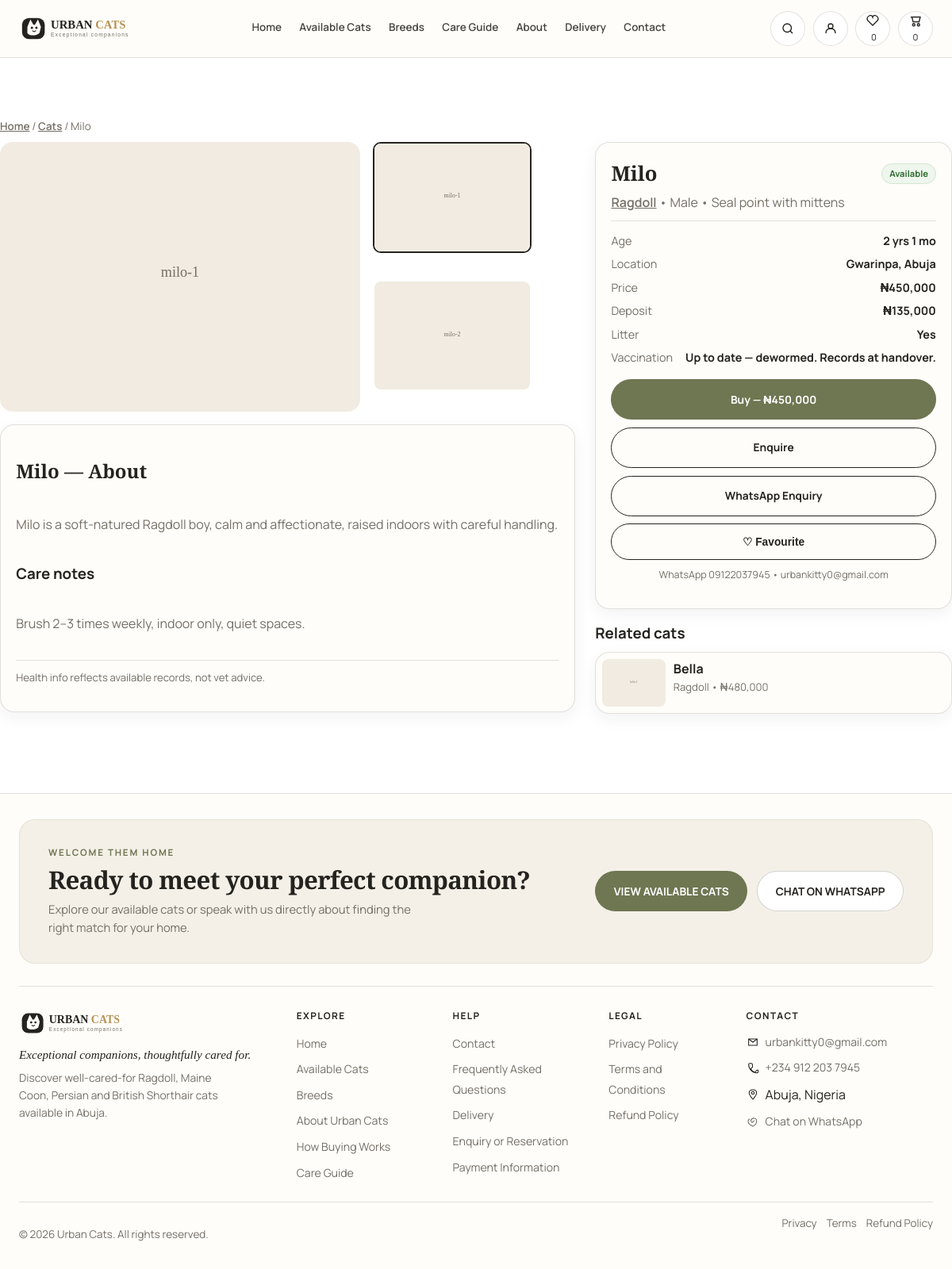
Page /cat.php?slug=milo-ragdoll-male on the committed database.
### tables this page shows
CREATE TABLE `cats` (
  `id` INT UNSIGNED AUTO_INCREMENT PRIMARY KEY,
  `breed_id` INT UNSIGNED NOT NULL,
  `name` VARCHAR(80) NOT NULL,
  `slug` VARCHAR(100) NOT NULL UNIQUE,
  `sex` ENUM('male','female') NOT NULL,
  `date_of_birth` DATE NOT NULL,
  `colour` VARCHAR(80) NOT NULL,
  `location` VARCHAR(120) NOT NULL,
  `price` DECIMAL(10,2) NOT NULL COMMENT 'Price in NGN',
  `deposit_amount` DECIMAL(10,2) DEFAULT NULL,
  `purchase_mode` ENUM('full','deposit','enquiry') NOT NULL DEFAULT 'full',
  `availability` ENUM('available','reserved','sold','coming_soon') NOT NULL DEFAULT 'available',
  `is_featured` TINYINT(1) NOT NULL DEFAULT 0,
  `is_active` TINYINT(1) NOT NULL DEFAULT 1,
  `personality` VARCHAR(255) NOT NULL,
  `vaccination_status` VARCHAR(255) NOT NULL,
  `health_notes` VARCHAR(255) NOT NULL,
  `litter_trained` TINYINT(1) NOT NULL DEFAULT 1,
  `feeding_info` VARCHAR(255) DEFAULT NULL,
  `parent_info` VARCHAR(255) DEFAULT NULL,
  `description` TEXT NOT NULL,
  `care_notes` TEXT NOT NULL,
  `created_at` TIMESTAMP DEFAULT CURRENT_TIMESTAMP,
  `updated_at` TIMESTAMP DEFAULT CURRENT_TIMESTAMP ON UPDATE CURRENT_TIMESTAMP,
  FOREIGN KEY (`breed_id`) REFERENCES `breeds`(`id`) ON DELETE CASCADE,
  INDEX (`availability`), INDEX (`breed_id`), INDEX (`price`)
);

CREATE TABLE `cat_images` (
  `id` INT UNSIGNED AUTO_INCREMENT PRIMARY KEY,
  `cat_id` INT UNSIGNED NOT NULL,
  `image_path` VARCHAR(255) NOT NULL,
  `is_primary` TINYINT(1) NOT NULL DEFAULT 0,
  `sort_order` INT NOT NULL DEFAULT 0,
  `created_at` TIMESTAMP DEFAULT CURRENT_TIMESTAMP,
  FOREIGN KEY (`cat_id`) REFERENCES `cats`(`id`) ON DELETE CASCADE
);

CREATE TABLE `breeds` (
  `id` INT UNSIGNED AUTO_INCREMENT PRIMARY KEY,
  `slug` VARCHAR(80) NOT NULL UNIQUE,
  `name` VARCHAR(80) NOT NULL,
  `short_description` VARCHAR(255) NOT NULL,
  `description` TEXT NOT NULL,
  `temperament` VARCHAR(255) NOT NULL,
  `grooming` VARCHAR(255) NOT NULL,
  `activity_level` VARCHAR(100) NOT NULL,
  `size_info` VARCHAR(150) NOT NULL,
  `family_compatibility` VARCHAR(255) NOT NULL,
  `care_notes` TEXT NOT NULL,
  `image` VARCHAR(255) DEFAULT NULL,
  `created_at` TIMESTAMP DEFAULT CURRENT_TIMESTAMP,
  `updated_at` TIMESTAMP DEFAULT CURRENT_TIMESTAMP ON UPDATE CURRENT_TIMESTAMP
);

CREATE TABLE `site_settings` (
  `setting_key` VARCHAR(100) PRIMARY KEY,
  `setting_value` TEXT NOT NULL,
  `updated_at` TIMESTAMP DEFAULT CURRENT_TIMESTAMP ON UPDATE CURRENT_TIMESTAMP
);

### config/config.php (called while the page is built)
<?php
return [
    'db' => ['host'=>'127.0.0.1','name'=>'urban_cats','user'=>'root','pass'=>'','charset'=>'utf8mb4'],
    'site' => ['name'=>'Urban Cats','base_url'=>'http://localhost/urbancat'],
    'security' => ['session_name'=>'urbancats_sess','csrf_token_name'=>'csrf_token'],
    'upload' => [
        'max_bytes'=>4*1024*1024,
        'allowed_mimes'=>['image/jpeg','image/png','image/webp'],
        'allowed_ext'=>['jpg','jpeg','png','webp'],
        'dir'=>__DIR__.'/../uploads/cats',
        'url_prefix'=>'uploads/cats',
        'thumb_w'=>600,
    ],
    'contact' => ['to_email'=>'urbankitty0@gmail.com','whatsapp_number'=>'2349122037945'],
    'paystack' => ['public_key'=>'pk_test_placeholder','secret_key'=>'sk_test_placeholder','webhook_secret'=>'whsec_placeholder','currency'=>'NGN'],
    'app' => ['env'=>'development'],
];

### includes/helpers.php (called while the page is built, shortened)
<?php
function e(string $s): string {return htmlspecialchars($s, ENT_QUOTES|ENT_SUBSTITUTE,'UTF-8');}
function base_url(string $p=''):string{static $b=null;if($b===null){$cfg=require __DIR__.'/../config/config.php';$b=rtrim($cfg['site']['base_url'],'/'); }return $b.($p?'/'.ltrim($p,'/'):'');}
function asset(string $p):string{return base_url($p);}
function setting(PDO $pdo,string $k,string $d=''):string{static $c=[];if(isset($c[$k]))return $c[$k];try{$s=$pdo->prepare('SELECT setting_value FROM site_settings WHERE setting_key=?');$s->execute([$k]);$v=$s->fetchColumn();$c[$k]=$v!==false?(string)$v:$d;return $c[$k];}catch(Throwable $e){return $d;}}
function format_price(float $n):string{return '₦'.number_format($n,0);}
function age_from_dob(string $dob):string{$b=new DateTime($dob);$n=new DateTime();$df=$n->diff($b);if($df->y>0)return $df->y.' yr'.($df->y>1?'s':'').($df->m?' '.$df->m.' mo':'');if($df->m>0)return $df->m.' month'.($df->m>1?'s':'');return $df->d.' day'.($df->d!=1?'s':'');}

### includes/functions_catalog.php (called while the page is built, shortened)
<?php
function get_cat_by_slug(PDO $pdo,string $slug):?array{$s=$pdo->prepare("SELECT c.*, b.name as breed_name, b.slug as breed_slug FROM cats c JOIN breeds b ON b.id=c.breed_id WHERE c.slug=?");$s->execute([$slug]);$r=$s->fetch();return $r?:null;}
function cat_images(PDO $pdo,int $id):array{$s=$pdo->prepare("SELECT * FROM cat_images WHERE cat_id=? ORDER BY is_primary DESC, sort_order ASC, id ASC");$s->execute([$id]);return $s->fetchAll();}
function primary_image(PDO $pdo,int $id):string{$imgs=cat_images($pdo,$id);if($imgs)return $imgs[0]['image_path'];return 'assets/images/cats/placeholder.svg';}
function format_availability(string $a):string{return match($a){'available'=>'Available','reserved'=>'Reserved','sold'=>'Sold','coming_soon'=>'Coming Soon',default=>$a};}
function availability_class(string $a):string{return 'badge--'.str_replace('_','-',$a);}

### includes/bootstrap.php (called while the page is built, shortened)
<?php
$config=require __DIR__.'/../config/config.php';
require __DIR__.'/helpers.php';
require __DIR__.'/../config/db.php';
try{$siteName=setting($pdo,'site_name','Urban Cats');}catch(Throwable $e){$siteName='Urban Cats';}

### cat.php (the view, shortened to what this page needs)
<?php
require __DIR__.'/includes/bootstrap.php';
require __DIR__.'/includes/functions_catalog.php';
$slug=trim($_GET['slug']??''); if(!$slug){http_response_code(404); include __DIR__.'/404.php'; exit;}
$cat=get_cat_by_slug($pdo,$slug); if(!$cat){http_response_code(404); include __DIR__.'/404.php'; exit;}
$images=cat_images($pdo,(int)$cat['id']); if(!$images) $images=[['image_path'=>'assets/images/cats/placeholder.svg']];
$related=$pdo->prepare("SELECT c.*, b.name as breed_name FROM cats c JOIN breeds b ON b.id=c.breed_id WHERE c.breed_id=? AND c.id!=? AND c.is_active=1 ORDER BY c.created_at DESC LIMIT 3"); $related->execute([$cat['breed_id'],$cat['id']]); $relatedCats=$related->fetchAll();
$wa=setting($pdo,'whatsapp_number','2349122037945'); $waLink="https://wa.me/$wa?text=".urlencode("Hello Urban Cats, interested in ".$cat['name']." (".$cat['slug'].")");
$canBuy=$cat['is_active'] && $cat['availability']=='available' && $cat['purchase_mode']!='enquiry';
$dep=$cat['deposit_amount']? (float)$cat['deposit_amount'] : null;
?>
<!doctype html><html lang="en"><head><?php include __DIR__.'/includes/partials/head.php'; ?>
</head><body>
<?php include __DIR__.'/includes/partials/header.php'; ?>
<main id="main"><div class="container section">
 <div class="breadcrumbs"><a href="<?= asset('index.php') ?>">Home</a> / <a href="<?= asset('cats.php') ?>">Cats</a> / <?= e($cat['name']) ?></div>
 <div class="detail-grid">
  <div>
   <div class="gallery"><div class="gallery__main"><img data-gallery-main src="<?= e($images[0]['image_path']) ?>" alt="<?= e($cat['name']) ?>" width="800" height="600"></div><div class="gallery__thumbs"><?php foreach($images as $i=>$im):?><img data-thumb src="<?= e($im['image_path']) ?>" alt="<?= e($cat['name']) ?> <?= $i+1 ?>" class="<?= $i===0?'is-active':'' ?>" width="200" height="140"><?php endforeach;?></div></div>
   <div class="card" style="padding:1.2rem; margin-top:1rem"><h2 style="font-family:var(--font-display)"><?= e($cat['name']) ?> — About</h2><p class="muted"><?= nl2br(e($cat['description'])) ?></p><h3>Care notes</h3><p class="muted"><?= nl2br(e($cat['care_notes'])) ?></p><p class="muted" style="font-size:.82rem; border-top:1px solid var(--color-border); padding-top:.7rem; margin-top:1rem">Health info reflects available records, not vet advice.</p></div>
  </div>
  <div>
   <div class="card" style="padding:1.2rem">
    <div style="display:flex; justify-content:space-between; align-items:center"><h1 style="font-family:var(--font-display); font-size:1.6rem; margin:0"><?= e($cat['name']) ?></h1><span class="badge <?= e(availability_class($cat['availability'])) ?>"><?= e(format_availability($cat['availability'])) ?></span></div>
    <p class="muted" style="margin:.2rem 0 .6rem"><a href="<?= asset('breed.php?slug='.urlencode($cat['breed_slug'])) ?>" style="text-decoration:underline; font-weight:600"><?= e($cat['breed_name']) ?></a> • <?= e(ucfirst($cat['sex'])) ?> • <?= e($cat['colour']) ?></p>
    <div style="display:grid; gap:.4rem; font-size:.9rem; border-top:1px solid var(--color-border); padding-top:.8rem">
     <div style="display:flex; justify-content:space-between"><span class="muted">Age</span><strong><?= e(age_from_dob($cat['date_of_birth'])) ?></strong></div>
     <div style="display:flex; justify-content:space-between"><span class="muted">Location</span><strong><?= e($cat['location']) ?></strong></div>
     <div style="display:flex; justify-content:space-between"><span class="muted">Price</span><strong><?= e(format_price((float)$cat['price'])) ?></strong></div>
     <?php if($dep):?><div style="display:flex; justify-content:space-between"><span class="muted">Deposit</span><strong><?= e(format_price((float)$dep)) ?></strong></div><?php endif;?>
     <div style="display:flex; justify-content:space-between"><span class="muted">Litter</span><strong><?= $cat['litter_trained']?'Yes':'No' ?></strong></div>
     <div style="display:flex; justify-content:space-between"><span class="muted">Vaccination</span><strong><?= e($cat['vaccination_status']) ?></strong></div>
    </div>
    <div style="display:grid; gap:.6rem; margin-top:1rem">
     <?php if($canBuy): ?><a href="<?= asset('cart.php?add='.urlencode($cat['slug'])) ?>" class="btn btn--primary btn--block"><?php if($cat['purchase_mode']=='deposit') echo 'Reserve — '.e(format_price((float)$dep)); else echo 'Buy — '.e(format_price((float)$cat['price'])); ?></a>
     <?php else: ?><div class="alert alert--error" style="margin:0; text-align:center"><?php if($cat['purchase_mode']=='enquiry') echo 'Enquiry only'; else echo 'Not available for purchase'; ?></div><?php endif;?>
     <a href="<?= asset('enquiry.php?cat='.urlencode($cat['slug'])) ?>" class="btn btn--ghost btn--block">Enquire</a>
     <a href="<?= e($waLink) ?>" target="_blank" class="btn btn--ghost btn--block">WhatsApp Enquiry</a>
     <button class="btn btn--ghost btn--block" data-fav="<?= e($cat['slug']) ?>">♡ Favourite</button>
    </div>
    <p class="muted" style="font-size:.78rem; text-align:center; margin-top:.6rem">WhatsApp <?= e(setting($pdo,'whatsapp_display','09122037945')) ?> • <?= e(setting($pdo,'contact_email','urbankitty0@gmail.com')) ?></p>
   </div>
   <?php if($relatedCats): ?><h3 style="margin:1rem 0 .5rem">Related cats</h3><?php foreach($relatedCats as $rc): $ri=primary_image($pdo,(int)$rc['id']);?><a href="<?= asset('cat.php?slug='.urlencode($rc['slug'])) ?>" class="card" style="flex-direction:row; padding:.5rem; gap:.6rem; margin-bottom:.5rem"><img src="<?= e($ri) ?>" width="80" height="60" style="border-radius:8px; object-fit:cover"><div><strong><?= e($rc['name']) ?></strong><div class="muted" style="font-size:.82rem"><?= e($rc['breed_name']) ?> • <?= e(format_price((float)$rc['price'])) ?></div></div></a><?php endforeach; endif;?>
  </div>
 </div>
</div></main>
<?php include __DIR__.'/includes/partials/footer.php'; ?><script type="module" src="<?= asset('assets/js/app.js') ?>"></script></body></html>

### assets/css/style.css (style rules this page uses)
:root { --color-background:#f8f5ef; --color-surface:#fffdf9; --color-cream:#f1ebe1; --color-beige:#dfd2c0; --color-sage:#6f7652; --color-sage-light:#dfe2d1; --color-gold:#b79255; --color-brown:#56483d; --color-charcoal:#25231f; --color-muted:#746f67; --color-border:rgba(37,35,31,.13); --color-border-strong:rgba(37,35,31,.2); --max:1320px; --pad:24px; --header-h:72px; --radius-lg:18px; --radius-md:14px; --radius-sm:10px; --shadow-soft:0 8px 32px rgba(37,35,31,.08); --shadow-card:0 6px 20px rgba(37,35,31,.06); --font-display:"Cormorant Garamond", Georgia, serif; --font-body:"Manrope", Inter, system-ui, sans-serif; }
* { box-sizing:border-box }
html { scroll-behavior:smooth; overflow-x:clip }
body { margin:0; font-family:var(--font-body); color:var(--color-charcoal); background:#FFFFFF; line-height:1.6; -webkit-font-smoothing:antialiased; overflow-x:clip }
img { max-width:100%; display:block }
a { color:inherit; text-decoration:none }
.container { max-width:var(--max); margin-inline:auto; padding-inline:var(--pad) }
.btn { display:inline-flex; align-items:center; justify-content:center; gap:.4rem; padding:.85rem 1.4rem; border-radius:999px; font-weight:700; font-size:.86rem; border:1px solid transparent; cursor:pointer; min-height:44px; transition:.18s }
.btn--primary { background:var(--color-sage); color:#fff }
.btn--ghost { background:transparent; border:1px solid var(--color-charcoal); color:var(--color-charcoal) }
.section { padding:clamp(36px,5vw,72px) 0 }
.card { background:var(--color-surface); border:1px solid var(--color-border); border-radius:18px; overflow:hidden; display:flex; flex-direction:column; box-shadow:var(--shadow-card) }
.badge { display:inline-flex; padding:.2rem .55rem; border-radius:999px; font-size:.7rem; font-weight:700; border:1px solid transparent }
.badge--available { background:#eef6ed; color:#2f6b2f; border-color:#d2e7d0 }
.muted { color:var(--color-muted) }
.gallery { display:grid; grid-template-columns:1.6fr .9fr; gap:1rem }
.gallery__main { border-radius:16px; overflow:hidden; aspect-ratio:4/3 }
.gallery__main img { width:100%; height:100%; object-fit:cover }
.gallery__thumbs { display:grid; gap:.6rem }
.gallery__thumbs img { border-radius:10px; aspect-ratio:1.3; object-fit:cover; cursor:pointer; border:2px solid transparent }
.gallery__thumbs img.is-active { border-color:var(--color-charcoal) }
.breadcrumbs { font-size:.84rem; color:var(--color-muted); margin:1rem 0 .5rem }
.breadcrumbs a { text-decoration:underline; font-weight:600 }
.detail-grid { display:grid; grid-template-columns:1.45fr .9fr; gap:1.6rem }

### rows in the picture
cats: name "Milo", description "Milo is a soft-natured Ragdoll boy, calm and affectionate, raised indoors with careful handling.", care_notes "Brush 2–3 times weekly, indoor only, quiet spaces.", availability "Available", breed.name "Ragdoll", sex "Male", colour "Seal point with mittens", date_of_birth "2 yrs 1 mo", location "Gwarinpa, Abuja", price "₦450,000", deposit_amount "₦135,000", vaccination_status "Up to date — dewormed. Records at handover."
cat_images: image_path (picture)
cat_images: image_path (picture)
site_settings: setting_value "09122037945"
site_settings: setting_value "urbankitty0@gmail.com"
cats: id.image_path (picture), name "Bella", breed.name "Ragdoll", price "₦480,000"

### other values in the picture
$favCnt "0"
$cartCnt "0"
$contactEmail "urbankitty0@gmail.com"
$contactPhoneIntl "+234 912 203 7945"
$addr "Abuja, Nigeria"
